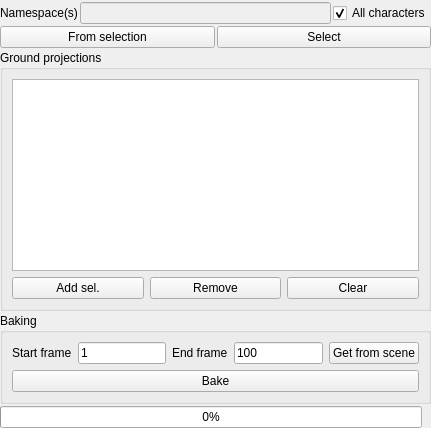
<?xml version="1.0" encoding="UTF-8"?>
<ui version="4.0">
 <class>tkWalkUI</class>
 <widget class="QWidget" name="tkWalkUI">
  <property name="geometry">
   <rect>
    <x>0</x>
    <y>0</y>
    <width>431</width>
    <height>425</height>
   </rect>
  </property>
  <property name="windowTitle">
   <string>TK Sym</string>
  </property>
  <layout class="QVBoxLayout" name="verticalLayout">
   <property name="spacing">
    <number>2</number>
   </property>
   <property name="leftMargin">
    <number>0</number>
   </property>
   <property name="topMargin">
    <number>2</number>
   </property>
   <property name="rightMargin">
    <number>0</number>
   </property>
   <property name="bottomMargin">
    <number>0</number>
   </property>
   <item>
    <layout class="QHBoxLayout" name="horizontalLayout_6">
     <property name="topMargin">
      <number>0</number>
     </property>
     <item>
      <widget class="QLabel" name="Namespaces">
       <property name="text">
        <string>Namespace(s)</string>
       </property>
      </widget>
     </item>
     <item>
      <widget class="QLineEdit" name="walkNsLE">
       <property name="enabled">
        <bool>false</bool>
       </property>
      </widget>
     </item>
     <item>
      <widget class="QCheckBox" name="walkAllCB">
       <property name="text">
        <string>All characters</string>
       </property>
       <property name="checked">
        <bool>true</bool>
       </property>
      </widget>
     </item>
    </layout>
   </item>
   <item>
    <layout class="QHBoxLayout" name="horizontalLayout_4">
     <property name="topMargin">
      <number>0</number>
     </property>
     <item>
      <widget class="QPushButton" name="walkFromSelBT">
       <property name="text">
        <string>From selection</string>
       </property>
      </widget>
     </item>
     <item>
      <widget class="QPushButton" name="walkSelectBT">
       <property name="text">
        <string>Select</string>
       </property>
      </widget>
     </item>
    </layout>
   </item>
   <item>
    <widget class="QGroupBox" name="groupBox">
     <property name="sizePolicy">
      <sizepolicy hsizetype="Preferred" vsizetype="MinimumExpanding">
       <horstretch>0</horstretch>
       <verstretch>0</verstretch>
      </sizepolicy>
     </property>
     <property name="title">
      <string>Ground projections</string>
     </property>
     <layout class="QVBoxLayout" name="verticalLayout_2">
      <item>
       <widget class="QListWidget" name="walkGroundsLB"/>
      </item>
      <item>
       <layout class="QHBoxLayout" name="horizontalLayout">
        <property name="topMargin">
         <number>0</number>
        </property>
        <item>
         <widget class="QPushButton" name="walkGroundAddBT">
          <property name="text">
           <string>Add sel.</string>
          </property>
         </widget>
        </item>
        <item>
         <widget class="QPushButton" name="walkGroundRemBT">
          <property name="text">
           <string>Remove</string>
          </property>
         </widget>
        </item>
        <item>
         <widget class="QPushButton" name="walkGroundClearBT">
          <property name="text">
           <string>Clear</string>
          </property>
         </widget>
        </item>
       </layout>
      </item>
     </layout>
    </widget>
   </item>
   <item>
    <widget class="QGroupBox" name="groupBox_2">
     <property name="title">
      <string>Baking</string>
     </property>
     <layout class="QVBoxLayout" name="verticalLayout_3">
      <item>
       <layout class="QHBoxLayout" name="horizontalLayout_3">
        <property name="topMargin">
         <number>0</number>
        </property>
        <item>
         <widget class="QLabel" name="label_2">
          <property name="text">
           <string>Start frame</string>
          </property>
         </widget>
        </item>
        <item>
         <widget class="QLineEdit" name="walkStartFrameLE">
          <property name="text">
           <string>1</string>
          </property>
         </widget>
        </item>
        <item>
         <widget class="QLabel" name="label_3">
          <property name="text">
           <string>End frame</string>
          </property>
         </widget>
        </item>
        <item>
         <widget class="QLineEdit" name="walkEndFrameLE">
          <property name="text">
           <string>100</string>
          </property>
         </widget>
        </item>
        <item>
         <widget class="QPushButton" name="walkGetFromSceneBT">
          <property name="text">
           <string>Get from scene</string>
          </property>
         </widget>
        </item>
       </layout>
      </item>
      <item>
       <layout class="QHBoxLayout" name="horizontalLayout_2">
        <property name="topMargin">
         <number>0</number>
        </property>
        <item>
         <widget class="QPushButton" name="walkBakeBT">
          <property name="text">
           <string>Bake</string>
          </property>
         </widget>
        </item>
       </layout>
      </item>
     </layout>
    </widget>
   </item>
   <item>
    <layout class="QHBoxLayout" name="horizontalLayout_7">
     <property name="sizeConstraint">
      <enum>QLayout::SetDefaultConstraint</enum>
     </property>
     <property name="topMargin">
      <number>0</number>
     </property>
     <item>
      <widget class="QProgressBar" name="walkProgressBar">
       <property name="enabled">
        <bool>true</bool>
       </property>
       <property name="value">
        <number>0</number>
       </property>
      </widget>
     </item>
     <item>
      <widget class="QLabel" name="label">
       <property name="sizePolicy">
        <sizepolicy hsizetype="Preferred" vsizetype="Fixed">
         <horstretch>0</horstretch>
         <verstretch>0</verstretch>
        </sizepolicy>
       </property>
       <property name="minimumSize">
        <size>
         <width>0</width>
         <height>21</height>
        </size>
       </property>
       <property name="maximumSize">
        <size>
         <width>16777215</width>
         <height>15</height>
        </size>
       </property>
       <property name="text">
        <string/>
       </property>
       <property name="pixmap">
        <pixmap>pictures/MiniLogo.png</pixmap>
       </property>
       <property name="alignment">
        <set>Qt::AlignRight|Qt::AlignTrailing|Qt::AlignVCenter</set>
       </property>
       <property name="margin">
        <number>0</number>
       </property>
      </widget>
     </item>
    </layout>
   </item>
  </layout>
 </widget>
 <resources/>
 <connections/>
</ui>
